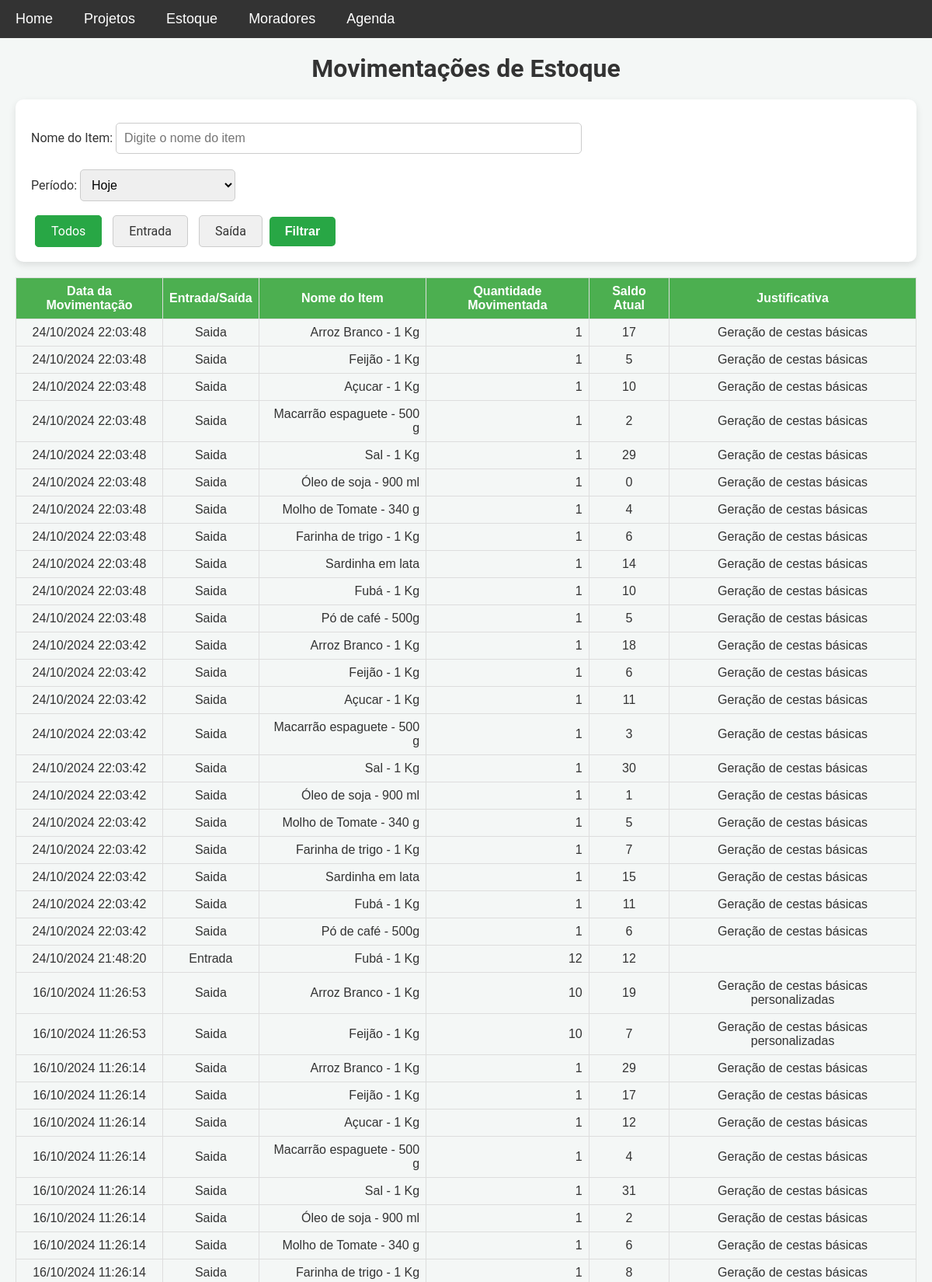
Page /movimentacoes (upper part) on the committed database.
### models.py (models this page shows)
class MovimentacaoEstoque(db.Model):
    __table_args__ = {'extend_existing': True}
    id = db.Column(db.Integer, primary_key=True)
    item_id = db.Column(db.Integer, db.ForeignKey('item.id'), nullable=False)
    tipo_movimentacao = db.Column(db.String(10), nullable=False)  # 'entrada' ou 'saida'
    quantidade = db.Column(db.Integer, nullable=False)
    data_hora = db.Column(db.DateTime, default=datetime.utcnow)  # Mantém em UTC para operações globais
    justificativa = db.Column(db.String(255), nullable=True, default='')  # Define string vazia como padrão
    saldo_atual = db.Column(db.Integer, nullable=False)  # Adiciona o campo saldo atual
    item = db.relationship('Item', backref=db.backref('movimentacoes', lazy=True))

class Item(db.Model):
    __table_args__ = {'extend_existing': True}  # Estende a tabela existente ao invés de tentar recriá-la
    id = db.Column(db.Integer, primary_key=True)
    nome = db.Column(db.String(100), nullable=False)
    descricao = db.Column(db.Text, nullable=False)
    categoria = db.Column(db.String(50), nullable=False)
    quantidade = db.Column(db.Integer, nullable=False, default=0)
    preco = db.Column(db.Float, nullable=False)

### app.py (the view, shortened to what this page needs)
@app.route('/movimentacoes', methods=['GET'])
def movimentacoes_estoque():
    periodo = request.args.get('periodo')  # Filtro de período
    tipo_movimentacao = request.args.get('tipo_movimentacao', 'todos')
    nome_item = request.args.get('nome_item', '').strip()
    query = MovimentacaoEstoque.query.join(Item)
    hoje = datetime.now(tz).date()  # Data de hoje no fuso horário definido
    if periodo == 'hoje':
        query = query.filter(db.func.date(MovimentacaoEstoque.data_hora) == hoje)
    elif periodo == 'semana':
        inicio_semana = hoje - timedelta(days=hoje.weekday())
        query = query.filter(MovimentacaoEstoque.data_hora >= inicio_semana)
    elif periodo == 'mes':
        query = query.filter(
            db.extract('month', MovimentacaoEstoque.data_hora) == hoje.month,
            db.extract('year', MovimentacaoEstoque.data_hora) == hoje.year
        )
    elif periodo == 'ano':
        query = query.filter(db.extract('year', MovimentacaoEstoque.data_hora) == hoje.year)
    elif periodo == 'ultimos_30_dias':
        ultimos_30_dias = hoje - timedelta(days=30)
        query = query.filter(MovimentacaoEstoque.data_hora >= ultimos_30_dias)
    elif periodo == 'ultimos_12_meses':
        ultimos_12_meses = hoje.replace(year=hoje.year - 1)
        query = query.filter(MovimentacaoEstoque.data_hora >= ultimos_12_meses)
    if tipo_movimentacao in ['entrada', 'saida']:
        query = query.filter(MovimentacaoEstoque.tipo_movimentacao == tipo_movimentacao)
    movimentacoes = query.order_by(MovimentacaoEstoque.data_hora.desc()).all()
    if nome_item:
        nome_item_normalizado = remover_acentos(nome_item).lower()
        movimentacoes = [
            m for m in movimentacoes
            if remover_acentos(m.item.nome).lower().find(nome_item_normalizado) != -1
        ]
    return render_template('movimentacoes.html', movimentacoes=movimentacoes, tz=tz)

### templates/movimentacoes.html (shortened to what this page needs)
{% extends 'base.html' %}
{% block content %}
<h1>Movimentações de Estoque</h1>
<form method="GET" action="{{ url_for('movimentacoes_estoque') }}">
    <div class="search-bar">
        <label for="nome_item">Nome do Item:</label>
        <input type="text" name="nome_item" id="nome_item" placeholder="Digite o nome do item"
            value="{{ request.args.get('nome_item', '') }}">
    </div>
    <label for="periodo">Período:</label>
    <select name="periodo" id="periodo">
        <option value="hoje" {% if request.args.get('periodo')=='hoje' %}selected{% endif %}>Hoje</option>
    </select>
    <div class="radio-buttons">
        <label for="todos" class="btn-filter">Todos</label>
        <label for="entrada" class="btn-filter">Entrada</label>
        <label for="saida" class="btn-filter">Saída</label>
        <button type="submit" id="filtrar">Filtrar</button>
    </div>
</form>
<table class="estoque-table">
    <thead>
        <tr>
            <th>Data da Movimentação</th>
            <th>Entrada/Saída</th>
            <th>Nome do Item</th>
            <th>Quantidade Movimentada</th>
            <th>Saldo Atual</th>
            <th>Justificativa</th>
        </tr>
    </thead>
    <tbody>
        {% for movimentacao in movimentacoes %}
        <tr>
            <td>{{ movimentacao.data_hora.astimezone(tz).strftime('%d/%m/%Y %H:%M:%S') }}</td>
            <td>{{ movimentacao.tipo_movimentacao | capitalize }}</td>
            <td>{{ movimentacao.item.nome }}</td>
            <td>{{ movimentacao.quantidade }}</td>
            <td>{{ movimentacao.saldo_atual }}</td>
            <td>{{ movimentacao.justificativa }}</td>
        </tr>
        {% endfor %}
    </tbody>
</table>
{% endblock %}

### static/css/style.css (style rules this page uses)
body { font-family: 'Roboto', sans-serif; background-color: #f4f7f6; margin: 0; padding: 0; color: #333; }
h1, h3 { text-align: center; margin-top: 0; }
form { background-color: white; padding: 20px; border-radius: 10px; box-shadow: 0 4px 10px rgba(0, 0, 0, 0.1); margin-bottom: 20px; }
input[type="text"], input[type="date"], textarea, select { width: 100%; padding: 10px; margin: 10px 0; border: 1px solid #ccc; border-radius: 5px; font-size: 16px; box-sizing: border-box; }
form input[type="text"], form input[type="date"] { max-width: 200px; display: inline-block; margin-right: 10px; }
button, .btn { display: inline-block; padding: 10px 20px; background-color: #28a745; color: white; border: none; border-radius: 5px; font-size: 16px; font-weight: bold; cursor: pointer; transition: background-color 0.3s ease, color 0.3s ease; }
.btn-filter { padding: 10px 20px; background-color: #f0f0f0; color: #333; border: 1px solid #ccc; border-radius: 5px; margin: 0 5px; text-align: center; }
input[type="radio"]:checked + .btn-filter { background-color: #28a745; color: white; border-color: #28a745; }
.estoque-table, .moradores-table { width: 100%; border-collapse: collapse; margin-top: 20px; font-family: Arial, sans-serif; }
.estoque-table th, .estoque-table td, .moradores-table th, .moradores-table td { border: 1px solid #ddd; padding: 8px; text-align: center; }
.estoque-table th, .moradores-table th { background-color: #4CAF50; color: white; font-weight: bold; }
.estoque-table td:nth-child(3), .estoque-table td:nth-child(4) { text-align: right; }
.search-bar input { width: 100%; max-width: 600px; padding: 10px; margin-top: 10px; font-size: 16px; border: 1px solid #ccc; border-radius: 5px; }
.search-bar #nome_item { width: 100%; max-width: 600px; }
#periodo { width: 50%; max-width: 200px; }
#filtrar { margin-top: 10px; }

### rows in the picture
MovimentacaoEstoque: data_hora.astimezone "24/10/2024 22:03:48", tipo_movimentacao "Saida", item.nome "Arroz Branco - 1 Kg", quantidade "1", saldo_atual "17", justificativa "Geração de cestas básicas"
MovimentacaoEstoque: data_hora.astimezone "24/10/2024 22:03:48", tipo_movimentacao "Saida", item.nome "Feijão - 1 Kg", quantidade "1", saldo_atual "5", justificativa "Geração de cestas básicas"
MovimentacaoEstoque: data_hora.astimezone "24/10/2024 22:03:48", tipo_movimentacao "Saida", item.nome "Açucar - 1 Kg", quantidade "1", saldo_atual "10", justificativa "Geração de cestas básicas"
MovimentacaoEstoque: data_hora.astimezone "24/10/2024 22:03:48", tipo_movimentacao "Saida", item.nome "Macarrão espaguete - 500 g", quantidade "1", saldo_atual "2", justificativa "Geração de cestas básicas"
MovimentacaoEstoque: data_hora.astimezone "24/10/2024 22:03:48", tipo_movimentacao "Saida", item.nome "Sal - 1 Kg", quantidade "1", saldo_atual "29", justificativa "Geração de cestas básicas"
MovimentacaoEstoque: data_hora.astimezone "24/10/2024 22:03:48", tipo_movimentacao "Saida", item.nome "Óleo de soja - 900 ml", quantidade "1", saldo_atual "0", justificativa "Geração de cestas básicas"
MovimentacaoEstoque: data_hora.astimezone "24/10/2024 22:03:48", tipo_movimentacao "Saida", item.nome "Molho de Tomate - 340 g", quantidade "1", saldo_atual "4", justificativa "Geração de cestas básicas"
MovimentacaoEstoque: data_hora.astimezone "24/10/2024 22:03:48", tipo_movimentacao "Saida", item.nome "Farinha de trigo - 1 Kg", quantidade "1", saldo_atual "6", justificativa "Geração de cestas básicas"
MovimentacaoEstoque: data_hora.astimezone "24/10/2024 22:03:48", tipo_movimentacao "Saida", item.nome "Sardinha em lata", quantidade "1", saldo_atual "14", justificativa "Geração de cestas básicas"
MovimentacaoEstoque: data_hora.astimezone "24/10/2024 22:03:48", tipo_movimentacao "Saida", item.nome "Fubá - 1 Kg", quantidade "1", saldo_atual "10", justificativa "Geração de cestas básicas"
MovimentacaoEstoque: data_hora.astimezone "24/10/2024 22:03:48", tipo_movimentacao "Saida", item.nome "Pó de café - 500g", quantidade "1", saldo_atual "5", justificativa "Geração de cestas básicas"
MovimentacaoEstoque: data_hora.astimezone "24/10/2024 22:03:42", tipo_movimentacao "Saida", item.nome "Arroz Branco - 1 Kg", quantidade "1", saldo_atual "18", justificativa "Geração de cestas básicas"
MovimentacaoEstoque: data_hora.astimezone "24/10/2024 22:03:42", tipo_movimentacao "Saida", item.nome "Feijão - 1 Kg", quantidade "1", saldo_atual "6", justificativa "Geração de cestas básicas"
MovimentacaoEstoque: data_hora.astimezone "24/10/2024 22:03:42", tipo_movimentacao "Saida", item.nome "Açucar - 1 Kg", quantidade "1", saldo_atual "11", justificativa "Geração de cestas básicas"
MovimentacaoEstoque: data_hora.astimezone "24/10/2024 22:03:42", tipo_movimentacao "Saida", item.nome "Macarrão espaguete - 500 g", quantidade "1", saldo_atual "3", justificativa "Geração de cestas básicas"
MovimentacaoEstoque: data_hora.astimezone "24/10/2024 22:03:42", tipo_movimentacao "Saida", item.nome "Sal - 1 Kg", quantidade "1", saldo_atual "30", justificativa "Geração de cestas básicas"
MovimentacaoEstoque: data_hora.astimezone "24/10/2024 22:03:42", tipo_movimentacao "Saida", item.nome "Óleo de soja - 900 ml", quantidade "1", saldo_atual "1", justificativa "Geração de cestas básicas"
MovimentacaoEstoque: data_hora.astimezone "24/10/2024 22:03:42", tipo_movimentacao "Saida", item.nome "Molho de Tomate - 340 g", quantidade "1", saldo_atual "5", justificativa "Geração de cestas básicas"
MovimentacaoEstoque: data_hora.astimezone "24/10/2024 22:03:42", tipo_movimentacao "Saida", item.nome "Farinha de trigo - 1 Kg", quantidade "1", saldo_atual "7", justificativa "Geração de cestas básicas"
MovimentacaoEstoque: data_hora.astimezone "24/10/2024 22:03:42", tipo_movimentacao "Saida", item.nome "Sardinha em lata", quantidade "1", saldo_atual "15", justificativa "Geração de cestas básicas"
MovimentacaoEstoque: data_hora.astimezone "24/10/2024 22:03:42", tipo_movimentacao "Saida", item.nome "Fubá - 1 Kg", quantidade "1", saldo_atual "11", justificativa "Geração de cestas básicas"
MovimentacaoEstoque: data_hora.astimezone "24/10/2024 22:03:42", tipo_movimentacao "Saida", item.nome "Pó de café - 500g", quantidade "1", saldo_atual "6", justificativa "Geração de cestas básicas"
MovimentacaoEstoque: data_hora.astimezone "24/10/2024 21:48:20", tipo_movimentacao "Entrada", item.nome "Fubá - 1 Kg", quantidade "12", saldo_atual "12"
MovimentacaoEstoque: data_hora.astimezone "16/10/2024 11:26:53", tipo_movimentacao "Saida", item.nome "Arroz Branco - 1 Kg", quantidade "10", saldo_atual "19", justificativa "Geração de cestas básicas personalizadas"
MovimentacaoEstoque: data_hora.astimezone "16/10/2024 11:26:53", tipo_movimentacao "Saida", item.nome "Feijão - 1 Kg", quantidade "10", saldo_atual "7", justificativa "Geração de cestas básicas personalizadas"
MovimentacaoEstoque: data_hora.astimezone "16/10/2024 11:26:14", tipo_movimentacao "Saida", item.nome "Arroz Branco - 1 Kg", quantidade "1", saldo_atual "29", justificativa "Geração de cestas básicas"
MovimentacaoEstoque: data_hora.astimezone "16/10/2024 11:26:14", tipo_movimentacao "Saida", item.nome "Feijão - 1 Kg", quantidade "1", saldo_atual "17", justificativa "Geração de cestas básicas"
MovimentacaoEstoque: data_hora.astimezone "16/10/2024 11:26:14", tipo_movimentacao "Saida", item.nome "Açucar - 1 Kg", quantidade "1", saldo_atual "12", justificativa "Geração de cestas básicas"
MovimentacaoEstoque: data_hora.astimezone "16/10/2024 11:26:14", tipo_movimentacao "Saida", item.nome "Macarrão espaguete - 500 g", quantidade "1", saldo_atual "4", justificativa "Geração de cestas básicas"
MovimentacaoEstoque: data_hora.astimezone "16/10/2024 11:26:14", tipo_movimentacao "Saida", item.nome "Sal - 1 Kg", quantidade "1", saldo_atual "31", justificativa "Geração de cestas básicas"
MovimentacaoEstoque: data_hora.astimezone "16/10/2024 11:26:14", tipo_movimentacao "Saida", item.nome "Óleo de soja - 900 ml", quantidade "1", saldo_atual "2", justificativa "Geração de cestas básicas"
MovimentacaoEstoque: data_hora.astimezone "16/10/2024 11:26:14", tipo_movimentacao "Saida", item.nome "Molho de Tomate - 340 g", quantidade "1", saldo_atual "6", justificativa "Geração de cestas básicas"
MovimentacaoEstoque: data_hora.astimezone "16/10/2024 11:26:14", tipo_movimentacao "Saida", item.nome "Farinha de trigo - 1 Kg", quantidade "1", saldo_atual "8", justificativa "Geração de cestas básicas"
